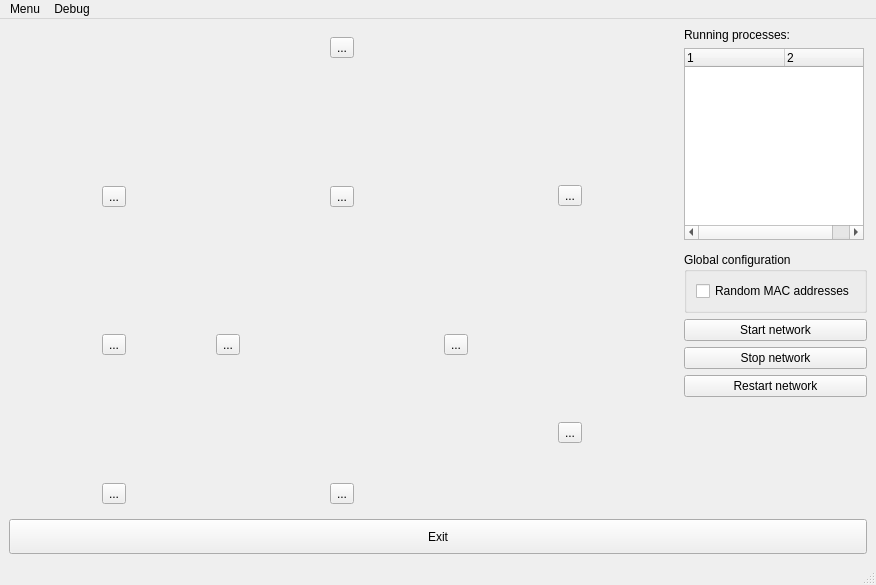
<?xml version="1.0" encoding="UTF-8"?>
<ui version="4.0">
 <class>MainWindow</class>
 <widget class="QMainWindow" name="MainWindow">
  <property name="geometry">
   <rect>
    <x>0</x>
    <y>0</y>
    <width>876</width>
    <height>585</height>
   </rect>
  </property>
  <property name="windowTitle">
   <string>MainWindow</string>
  </property>
  <widget class="QWidget" name="centralwidget">
   <layout class="QGridLayout" name="gridLayout_2">
    <item row="1" column="1">
     <widget class="QTreeWidget" name="runningServices">
      <property name="minimumSize">
       <size>
        <width>180</width>
        <height>0</height>
       </size>
      </property>
      <property name="maximumSize">
       <size>
        <width>180</width>
        <height>16777215</height>
       </size>
      </property>
      <property name="autoExpandDelay">
       <number>13</number>
      </property>
      <property name="allColumnsShowFocus">
       <bool>true</bool>
      </property>
      <property name="columnCount">
       <number>2</number>
      </property>
      <attribute name="headerDefaultSectionSize">
       <number>100</number>
      </attribute>
      <attribute name="headerMinimumSectionSize">
       <number>100</number>
      </attribute>
      <column>
       <property name="text">
        <string notr="true">1</string>
       </property>
      </column>
      <column>
       <property name="text">
        <string notr="true">2</string>
       </property>
      </column>
     </widget>
    </item>
    <item row="0" column="1">
     <widget class="QLabel" name="label">
      <property name="text">
       <string>Running processes:</string>
      </property>
     </widget>
    </item>
    <item row="6" column="1">
     <widget class="QPushButton" name="pushButton_3">
      <property name="text">
       <string>Restart network</string>
      </property>
     </widget>
    </item>
    <item row="5" column="1">
     <widget class="QPushButton" name="pushButton_2">
      <property name="text">
       <string>Stop network</string>
      </property>
     </widget>
    </item>
    <item row="0" column="0" rowspan="8">
     <widget class="QWidget" name="TopoArea" native="true">
      <layout class="QGridLayout" name="gridLayout">
       <item row="0" column="2">
        <widget class="QToolButton" name="Host04">
         <property name="text">
          <string>...</string>
         </property>
         <property name="icon">
          <iconset>
           <normaloff>picture/computer.svg</normaloff>picture/computer.svg</iconset>
         </property>
         <property name="iconSize">
          <size>
           <width>80</width>
           <height>80</height>
          </size>
         </property>
        </widget>
       </item>
       <item row="1" column="4" rowspan="3">
        <widget class="QToolButton" name="Host05">
         <property name="text">
          <string>...</string>
         </property>
         <property name="icon">
          <iconset>
           <normaloff>picture/computer.svg</normaloff>picture/computer.svg</iconset>
         </property>
         <property name="iconSize">
          <size>
           <width>80</width>
           <height>80</height>
          </size>
         </property>
        </widget>
       </item>
       <item row="2" column="2">
        <widget class="QToolButton" name="Router02">
         <property name="text">
          <string>...</string>
         </property>
         <property name="icon">
          <iconset>
           <normaloff>picture/router-symbol.svg</normaloff>picture/router-symbol.svg</iconset>
         </property>
         <property name="iconSize">
          <size>
           <width>80</width>
           <height>80</height>
          </size>
         </property>
        </widget>
       </item>
       <item row="3" column="0" rowspan="3">
        <widget class="QToolButton" name="Host02">
         <property name="text">
          <string>...</string>
         </property>
         <property name="icon">
          <iconset>
           <normaloff>picture/computer.svg</normaloff>picture/computer.svg</iconset>
         </property>
         <property name="iconSize">
          <size>
           <width>80</width>
           <height>80</height>
          </size>
         </property>
        </widget>
       </item>
       <item row="4" column="1">
        <widget class="QToolButton" name="Router01">
         <property name="text">
          <string>...</string>
         </property>
         <property name="icon">
          <iconset>
           <normaloff>picture/router-symbol.svg</normaloff>picture/router-symbol.svg</iconset>
         </property>
         <property name="iconSize">
          <size>
           <width>80</width>
           <height>80</height>
          </size>
         </property>
        </widget>
       </item>
       <item row="4" column="3">
        <widget class="QToolButton" name="Router03">
         <property name="text">
          <string>...</string>
         </property>
         <property name="icon">
          <iconset>
           <normaloff>picture/router-symbol.svg</normaloff>picture/router-symbol.svg</iconset>
         </property>
         <property name="iconSize">
          <size>
           <width>80</width>
           <height>80</height>
          </size>
         </property>
        </widget>
       </item>
       <item row="5" column="4" rowspan="2">
        <widget class="QToolButton" name="Host06">
         <property name="text">
          <string>...</string>
         </property>
         <property name="icon">
          <iconset>
           <normaloff>picture/computer.svg</normaloff>picture/computer.svg</iconset>
         </property>
         <property name="iconSize">
          <size>
           <width>80</width>
           <height>80</height>
          </size>
         </property>
        </widget>
       </item>
       <item row="6" column="0">
        <widget class="QToolButton" name="Host03">
         <property name="text">
          <string>...</string>
         </property>
         <property name="icon">
          <iconset>
           <normaloff>picture/computer.svg</normaloff>picture/computer.svg</iconset>
         </property>
         <property name="iconSize">
          <size>
           <width>80</width>
           <height>80</height>
          </size>
         </property>
        </widget>
       </item>
       <item row="6" column="2">
        <widget class="QToolButton" name="Router04">
         <property name="text">
          <string>...</string>
         </property>
         <property name="icon">
          <iconset>
           <normaloff>picture/router-symbol.svg</normaloff>picture/router-symbol.svg</iconset>
         </property>
         <property name="iconSize">
          <size>
           <width>80</width>
           <height>80</height>
          </size>
         </property>
        </widget>
       </item>
       <item row="2" column="0">
        <widget class="QToolButton" name="Host01">
         <property name="text">
          <string>...</string>
         </property>
         <property name="icon">
          <iconset>
           <normaloff>picture/computer.svg</normaloff>picture/computer.svg</iconset>
         </property>
         <property name="iconSize">
          <size>
           <width>80</width>
           <height>80</height>
          </size>
         </property>
        </widget>
       </item>
      </layout>
     </widget>
    </item>
    <item row="3" column="1">
     <widget class="QGroupBox" name="groupBox">
      <property name="title">
       <string>Global configuration</string>
      </property>
      <layout class="QVBoxLayout" name="verticalLayout">
       <item>
        <widget class="QCheckBox" name="checkBox">
         <property name="text">
          <string>Random MAC addresses</string>
         </property>
        </widget>
       </item>
      </layout>
     </widget>
    </item>
    <item row="4" column="1">
     <widget class="QPushButton" name="pushButton">
      <property name="text">
       <string>Start network</string>
      </property>
     </widget>
    </item>
    <item row="7" column="1">
     <spacer name="verticalSpacer">
      <property name="orientation">
       <enum>Qt::Vertical</enum>
      </property>
      <property name="sizeHint" stdset="0">
       <size>
        <width>20</width>
        <height>40</height>
       </size>
      </property>
     </spacer>
    </item>
    <item row="8" column="0" colspan="2">
     <widget class="QPushButton" name="pbExit">
      <property name="minimumSize">
       <size>
        <width>0</width>
        <height>35</height>
       </size>
      </property>
      <property name="text">
       <string>Exit</string>
      </property>
     </widget>
    </item>
   </layout>
  </widget>
  <widget class="QMenuBar" name="menubar">
   <property name="geometry">
    <rect>
     <x>0</x>
     <y>0</y>
     <width>876</width>
     <height>20</height>
    </rect>
   </property>
   <widget class="QMenu" name="menuMenu">
    <property name="title">
     <string>Menu</string>
    </property>
    <addaction name="actionExit"/>
   </widget>
   <widget class="QMenu" name="menuDebug">
    <property name="title">
     <string>Debug</string>
    </property>
    <addaction name="actionCheck_configuration"/>
   </widget>
   <addaction name="menuMenu"/>
   <addaction name="menuDebug"/>
  </widget>
  <widget class="QStatusBar" name="statusbar"/>
  <action name="actionExit">
   <property name="text">
    <string>Exit</string>
   </property>
  </action>
  <action name="actionCheck_configuration">
   <property name="text">
    <string>Check configuration</string>
   </property>
  </action>
 </widget>
 <resources/>
 <connections>
  <connection>
   <sender>actionExit</sender>
   <signal>activated()</signal>
   <receiver>MainWindow</receiver>
   <slot>close()</slot>
   <hints>
    <hint type="sourcelabel">
     <x>-1</x>
     <y>-1</y>
    </hint>
    <hint type="destinationlabel">
     <x>399</x>
     <y>299</y>
    </hint>
   </hints>
  </connection>
 </connections>
</ui>
